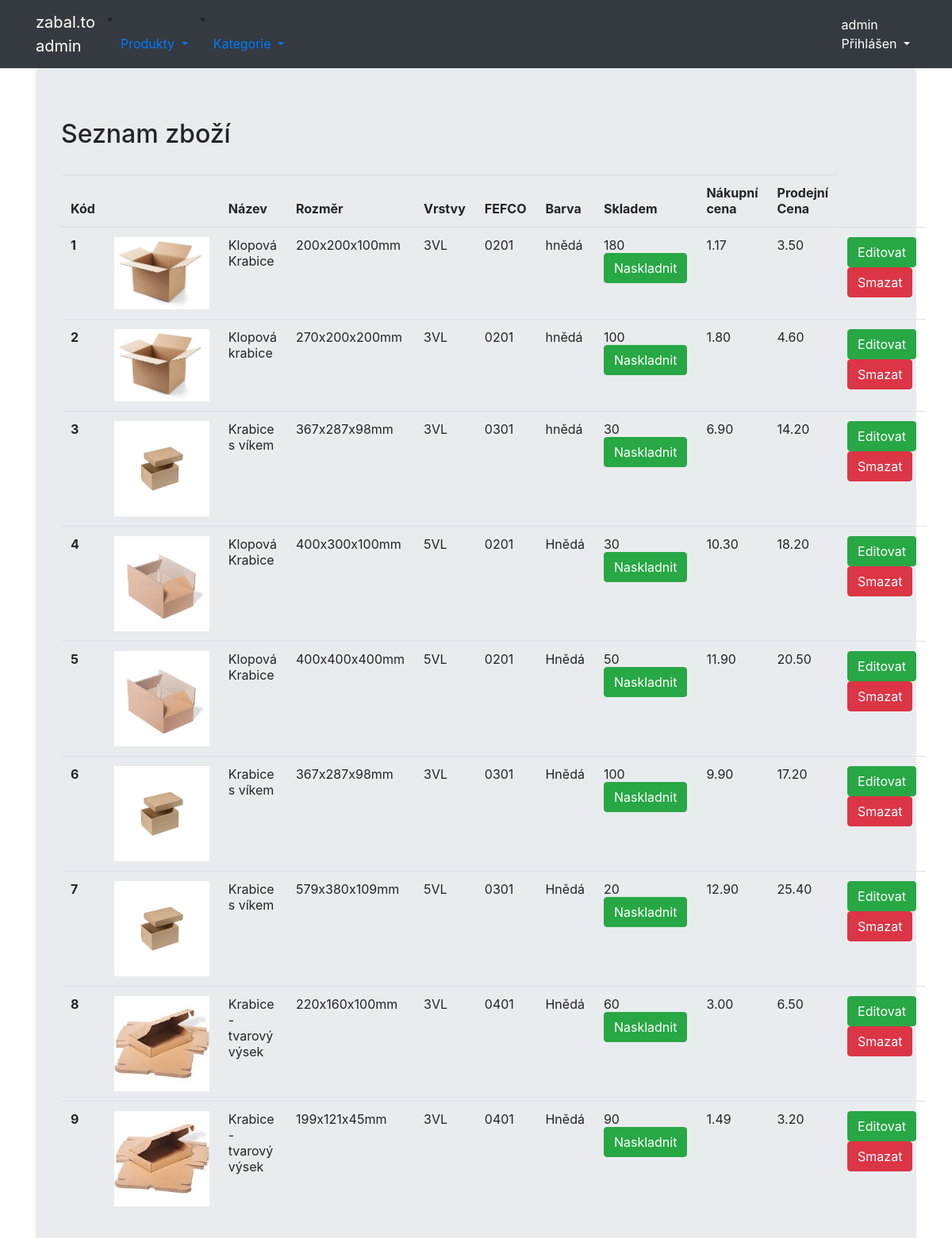
The page /utils/ (signed in) on the database as committed earlier.
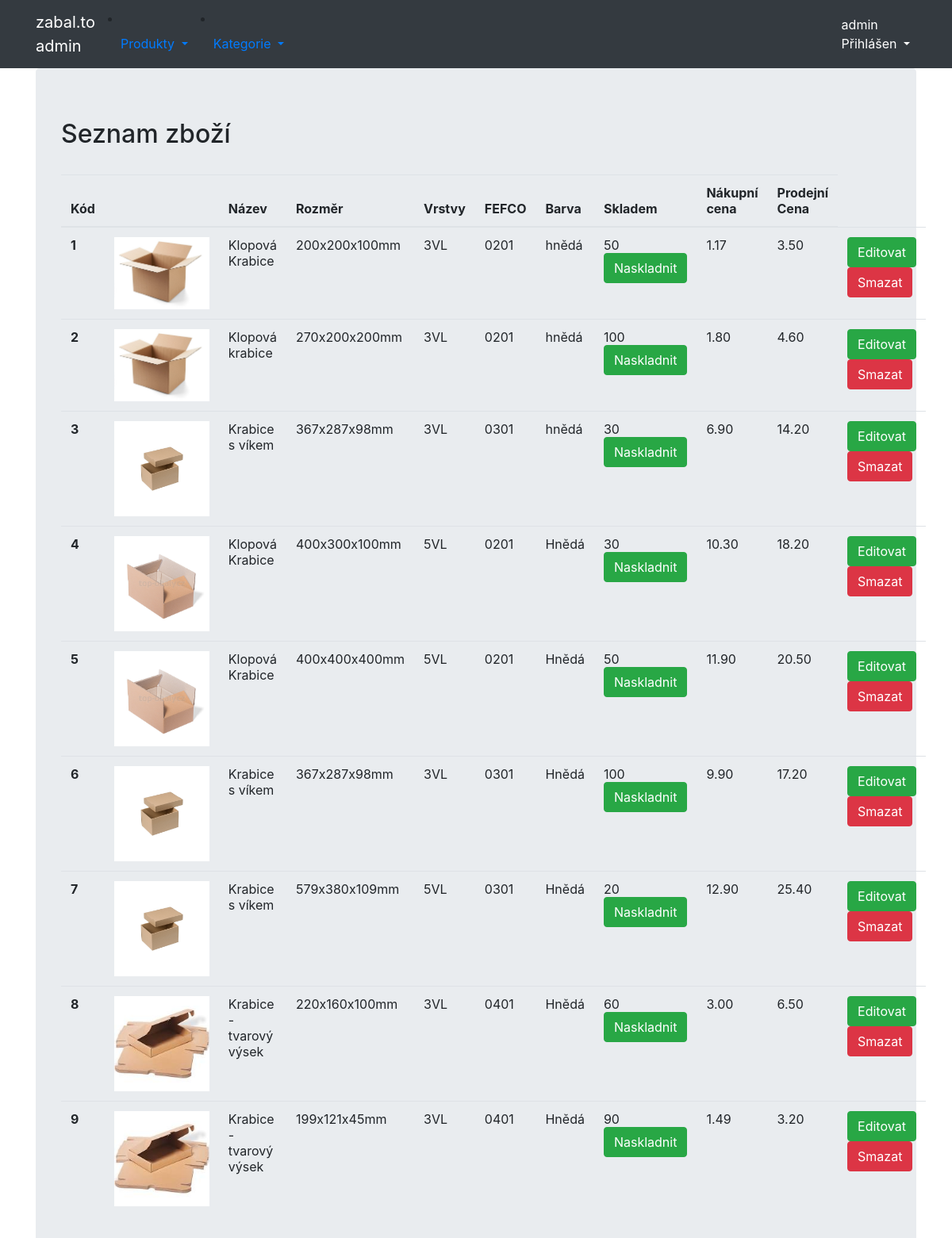
The same page on the database as committed later.
### utils/models.py (models this page shows, shortened)
class Box(Model):
    name = CharField(max_length=50)
    size = CharField(max_length=20)
    color = CharField(max_length=20)
    layer = ForeignKey(Layer, on_delete=DO_NOTHING)
    fefco = ForeignKey(Fefco, on_delete=DO_NOTHING)
    description = CharField(max_length=500)
    price_a = DecimalField(max_digits=8, decimal_places=2)
    price_n = DecimalField(max_digits=8, decimal_places=2)
    photo = ImageField(upload_to='media')
    quantity = IntegerField()
    discount_price = FloatField(blank=True, null=True)

class Layer(Model):
    layer = CharField(max_length=5)
    description = CharField(max_length=128)
    def __str__(self):
        return f'{self.layer}'

class Fefco(Model):
    fefco_code = IntegerField(primary_key=True)
    description = CharField(max_length=500)
    def __str__(self):
        return f'{self.fefco_code}'

### utils/views.py (the view, shortened to what this page needs)
# urls.py: path('utils/', BoxesListView.as_view(), name='utils'),
class BoxesListView(PermissionRequiredMixin, ListView, StaffRequiredMixin):
    permission_required = 'utils.utils'
    template_name = 'goods_list.html'
    model = Box

### utils/templates/goods_list.html (shortened to what this page needs)
{% extends "base.html" %}
{% block content %}
    <h2>Seznam zboží</h2><br>
    <table class="table">
      <thead>
        <tr>
          <th scope="col">Kód</th>
          <th scope="col"></th>
          <th scope="col">Název</th>
          <th scope="col">Rozměr</th>
          <th scope="col">Vrstvy</th>
          <th scope="col">FEFCO</th>
          <th scope="col">Barva</th>
          <th scope="col">Skladem</th>
          <th scope="col">Nákupní cena</th>
          <th scope="col">Prodejní Cena</th>
        </tr>
      </thead>
      <tbody>
                {% for box in object_list %}
                    <tr>
                      <th scope="row">{{ box.id }}</th>
                      <td><img src="{{ MEDIA_URL }}/{{box.photo}}" width="120"/></td>
                      <td>{{ box.name }}</td>
                      <td>{{ box.size }}</td>
                      <td>{{ box.layer }}</td>
                      <td>0{{ box.fefco }}</td>
                      <td>{{ box.color }}</td>
                      <td>{{ box.quantity }}
                            <a class="btn btn-success btm-sm" href="{% url 'box_stock' pk=box.id %}">Naskladnit</a>
                      </td>
                      <td>{{ box.price_n }}</td>
                      <td>{{ box.price_a }}</td>
                        <th scope="row">
                            <a class="btn btn-success btm-sm" href="{% url 'box_update' pk=box.id %}">Editovat</a>
                            <a class="btn btn-danger btm-sm" href="{% url 'box_delete' pk=box.id %}">Smazat   </a>
                        </th>
                    </tr>
                {% endfor %}
        </tbody>
    </table>
{% endblock %}

Rows that differ between the two databases and show on the page:
changed Box "200x200x100mm": quantity "180" → "50"
